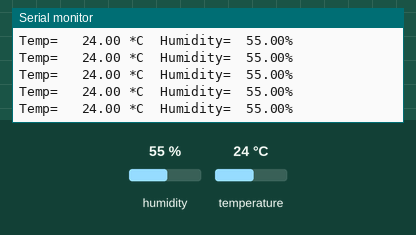
Simulated run of this sketch. Board: Arduino Uno, built with avr-gcc and run on an emulated ATmega328P. On the bench: the last lines printed to the serial monitor. Wiring (inferred from the names in the program): DHT11 sensor: data pin 8. The test bench sets the inputs (shaded band); at power-on: humidity 55 %, temperature 24 °C.

Above: at 3.3 s.
3.4 s: humidity set to 22 %
At 6.4 s:
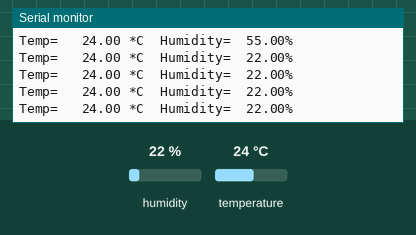
6.5 s: temperature set to 12 °C
At 9.1 s:
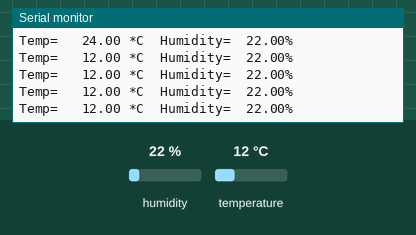
9.6 s: humidity set to 40 %
At 13.8 s:
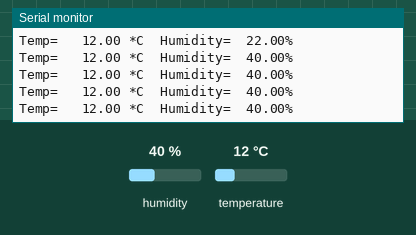
Timing chart, 0 to 15.3 s (numbered marks = the images above; inputs shaded):
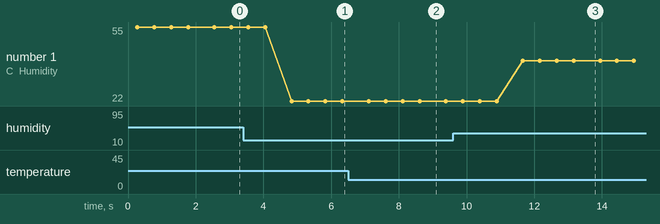

The sketch:

dht.ino
```cpp
#include "DHT.h"
#define DHTPIN 8
#define DHTTYPE DHT11
DHT dht(DHTPIN, DHTTYPE);

void setup() {
Serial.begin(9600);
dht.begin();
}


void loop() {
float h = dht.readHumidity();
float t = dht.readTemperature();
if (isnan(t) || isnan(h)) {
  Serial.println("Failed to read from DHT");
  }
else {
  Serial.print("Temp= \t");
  Serial.print(t);
  Serial.print(" *C");
  Serial.print("\tHumidity=\t");
  Serial.print(h);
  Serial.print("% ");
  Serial.println();
  delay(500);
 }
}
```

Measured:
- after the input at 3.4 s, the serial monitor: prints a new line after 1.4 s (image 1)
- after the input at 6.5 s, the serial monitor: prints a new line after 0.61 s (image 2)
- after the input at 9.6 s, the serial monitor: prints a new line after 2.1 s (image 3)
- plotted number 1: 55 → 22 after the input at 3.4 s, 22 → 40 after the input at 9.6 s
